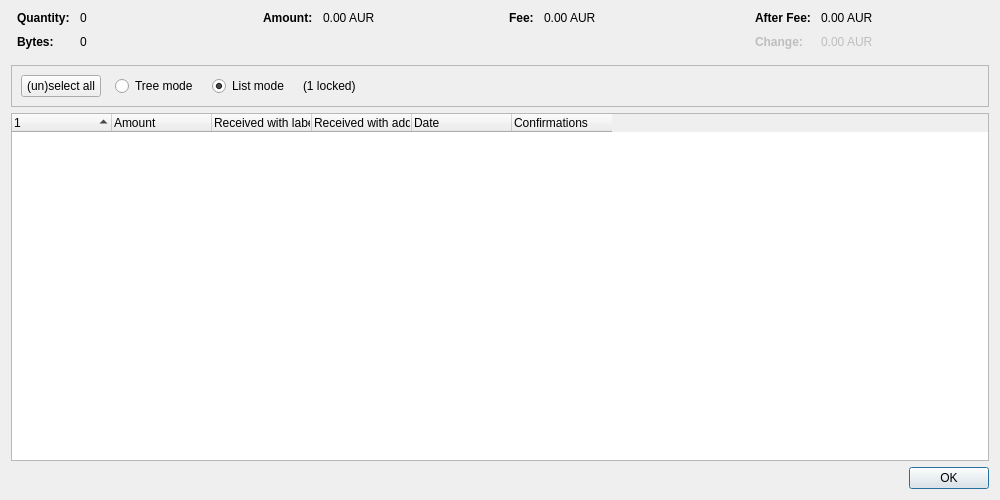
<?xml version="1.0" encoding="UTF-8"?>
<ui version="4.0">
 <class>CoinControlDialog</class>
 <widget class="QDialog" name="CoinControlDialog">
  <property name="geometry">
   <rect>
    <x>0</x>
    <y>0</y>
    <width>1000</width>
    <height>500</height>
   </rect>
  </property>
  <property name="windowTitle">
   <string>Coin Selection</string>
  </property>
  <layout class="QVBoxLayout" name="verticalLayout">
   <item>
    <layout class="QHBoxLayout" name="horizontalLayoutTop" stretch="0,0,0,0">
     <property name="topMargin">
      <number>0</number>
     </property>
     <property name="bottomMargin">
      <number>10</number>
     </property>
     <item>
      <layout class="QFormLayout" name="formLayoutCoinControl1">
       <property name="labelAlignment">
        <set>Qt::AlignLeft|Qt::AlignVCenter</set>
       </property>
       <property name="horizontalSpacing">
        <number>10</number>
       </property>
       <property name="verticalSpacing">
        <number>10</number>
       </property>
       <property name="leftMargin">
        <number>6</number>
       </property>
       <property name="rightMargin">
        <number>6</number>
       </property>
       <item row="0" column="0">
        <widget class="QLabel" name="labelCoinControlQuantityText">
         <property name="font">
          <font>
           <weight>75</weight>
           <bold>true</bold>
          </font>
         </property>
         <property name="text">
          <string>Quantity:</string>
         </property>
        </widget>
       </item>
       <item row="0" column="1">
        <widget class="QLabel" name="labelCoinControlQuantity">
         <property name="cursor">
          <cursorShape>IBeamCursor</cursorShape>
         </property>
         <property name="contextMenuPolicy">
          <enum>Qt::ActionsContextMenu</enum>
         </property>
         <property name="text">
          <string notr="true">0</string>
         </property>
         <property name="textInteractionFlags">
          <set>Qt::LinksAccessibleByMouse|Qt::TextSelectableByKeyboard|Qt::TextSelectableByMouse</set>
         </property>
        </widget>
       </item>
       <item row="1" column="0">
        <widget class="QLabel" name="labelCoinControlBytesText">
         <property name="font">
          <font>
           <weight>75</weight>
           <bold>true</bold>
          </font>
         </property>
         <property name="text">
          <string>Bytes:</string>
         </property>
        </widget>
       </item>
       <item row="1" column="1">
        <widget class="QLabel" name="labelCoinControlBytes">
         <property name="cursor">
          <cursorShape>IBeamCursor</cursorShape>
         </property>
         <property name="contextMenuPolicy">
          <enum>Qt::ActionsContextMenu</enum>
         </property>
         <property name="text">
          <string notr="true">0</string>
         </property>
         <property name="textInteractionFlags">
          <set>Qt::LinksAccessibleByMouse|Qt::TextSelectableByKeyboard|Qt::TextSelectableByMouse</set>
         </property>
        </widget>
       </item>
      </layout>
     </item>
     <item>
      <layout class="QFormLayout" name="formLayoutCoinControl2">
       <property name="horizontalSpacing">
        <number>10</number>
       </property>
       <property name="verticalSpacing">
        <number>10</number>
       </property>
       <property name="leftMargin">
        <number>6</number>
       </property>
       <property name="rightMargin">
        <number>6</number>
       </property>
       <item row="0" column="0">
        <widget class="QLabel" name="labelCoinControlAmountText">
         <property name="font">
          <font>
           <weight>75</weight>
           <bold>true</bold>
          </font>
         </property>
         <property name="text">
          <string>Amount:</string>
         </property>
        </widget>
       </item>
       <item row="0" column="1">
        <widget class="QLabel" name="labelCoinControlAmount">
         <property name="cursor">
          <cursorShape>IBeamCursor</cursorShape>
         </property>
         <property name="contextMenuPolicy">
          <enum>Qt::ActionsContextMenu</enum>
         </property>
         <property name="text">
          <string notr="true">0.00 AUR</string>
         </property>
         <property name="textInteractionFlags">
          <set>Qt::LinksAccessibleByMouse|Qt::TextSelectableByKeyboard|Qt::TextSelectableByMouse</set>
         </property>
        </widget>
       </item>
      </layout>
     </item>
     <item>
      <layout class="QFormLayout" name="formLayoutCoinControl3">
       <property name="horizontalSpacing">
        <number>10</number>
       </property>
       <property name="verticalSpacing">
        <number>10</number>
       </property>
       <property name="leftMargin">
        <number>6</number>
       </property>
       <property name="rightMargin">
        <number>6</number>
       </property>
       <item row="0" column="0">
        <widget class="QLabel" name="labelCoinControlFeeText">
         <property name="font">
          <font>
           <weight>75</weight>
           <bold>true</bold>
          </font>
         </property>
         <property name="text">
          <string>Fee:</string>
         </property>
        </widget>
       </item>
       <item row="0" column="1">
        <widget class="QLabel" name="labelCoinControlFee">
         <property name="cursor">
          <cursorShape>IBeamCursor</cursorShape>
         </property>
         <property name="contextMenuPolicy">
          <enum>Qt::ActionsContextMenu</enum>
         </property>
         <property name="text">
          <string notr="true">0.00 AUR</string>
         </property>
         <property name="textInteractionFlags">
          <set>Qt::LinksAccessibleByMouse|Qt::TextSelectableByKeyboard|Qt::TextSelectableByMouse</set>
         </property>
        </widget>
       </item>
      </layout>
     </item>
     <item>
      <layout class="QFormLayout" name="formLayoutCoinControl4">
       <property name="labelAlignment">
        <set>Qt::AlignLeft|Qt::AlignVCenter</set>
       </property>
       <property name="horizontalSpacing">
        <number>10</number>
       </property>
       <property name="verticalSpacing">
        <number>10</number>
       </property>
       <property name="leftMargin">
        <number>6</number>
       </property>
       <property name="rightMargin">
        <number>6</number>
       </property>
       <item row="0" column="0">
        <widget class="QLabel" name="labelCoinControlAfterFeeText">
         <property name="font">
          <font>
           <weight>75</weight>
           <bold>true</bold>
          </font>
         </property>
         <property name="text">
          <string>After Fee:</string>
         </property>
        </widget>
       </item>
       <item row="0" column="1">
        <widget class="QLabel" name="labelCoinControlAfterFee">
         <property name="cursor">
          <cursorShape>IBeamCursor</cursorShape>
         </property>
         <property name="contextMenuPolicy">
          <enum>Qt::ActionsContextMenu</enum>
         </property>
         <property name="text">
          <string notr="true">0.00 AUR</string>
         </property>
         <property name="textInteractionFlags">
          <set>Qt::LinksAccessibleByMouse|Qt::TextSelectableByKeyboard|Qt::TextSelectableByMouse</set>
         </property>
        </widget>
       </item>
       <item row="1" column="0">
        <widget class="QLabel" name="labelCoinControlChangeText">
         <property name="enabled">
          <bool>false</bool>
         </property>
         <property name="font">
          <font>
           <weight>75</weight>
           <bold>true</bold>
          </font>
         </property>
         <property name="text">
          <string>Change:</string>
         </property>
        </widget>
       </item>
       <item row="1" column="1">
        <widget class="QLabel" name="labelCoinControlChange">
         <property name="enabled">
          <bool>false</bool>
         </property>
         <property name="cursor">
          <cursorShape>IBeamCursor</cursorShape>
         </property>
         <property name="contextMenuPolicy">
          <enum>Qt::ActionsContextMenu</enum>
         </property>
         <property name="text">
          <string notr="true">0.00 AUR</string>
         </property>
         <property name="textInteractionFlags">
          <set>Qt::LinksAccessibleByMouse|Qt::TextSelectableByKeyboard|Qt::TextSelectableByMouse</set>
         </property>
        </widget>
       </item>
      </layout>
     </item>
    </layout>
   </item>
   <item>
    <widget class="QFrame" name="frame">
     <property name="minimumSize">
      <size>
       <width>0</width>
       <height>40</height>
      </size>
     </property>
     <property name="frameShape">
      <enum>QFrame::StyledPanel</enum>
     </property>
     <property name="frameShadow">
      <enum>QFrame::Sunken</enum>
     </property>
     <layout class="QHBoxLayout" name="horizontalLayout">
      <item>
       <layout class="QHBoxLayout" name="horizontalLayoutPanel" stretch="0,0,0,0,0">
        <property name="spacing">
         <number>14</number>
        </property>
        <item>
         <widget class="QPushButton" name="pushButtonSelectAll">
          <property name="sizePolicy">
           <sizepolicy hsizetype="Maximum" vsizetype="Fixed">
            <horstretch>0</horstretch>
            <verstretch>0</verstretch>
           </sizepolicy>
          </property>
          <property name="text">
           <string>(un)select all</string>
          </property>
          <property name="autoDefault">
           <bool>false</bool>
          </property>
         </widget>
        </item>
        <item>
         <widget class="QRadioButton" name="radioTreeMode">
          <property name="sizePolicy">
           <sizepolicy hsizetype="Maximum" vsizetype="Fixed">
            <horstretch>0</horstretch>
            <verstretch>0</verstretch>
           </sizepolicy>
          </property>
          <property name="text">
           <string>Tree mode</string>
          </property>
         </widget>
        </item>
        <item>
         <widget class="QRadioButton" name="radioListMode">
          <property name="sizePolicy">
           <sizepolicy hsizetype="Maximum" vsizetype="Fixed">
            <horstretch>0</horstretch>
            <verstretch>0</verstretch>
           </sizepolicy>
          </property>
          <property name="text">
           <string>List mode</string>
          </property>
          <property name="checked">
           <bool>true</bool>
          </property>
         </widget>
        </item>
        <item>
         <widget class="QLabel" name="labelLocked">
          <property name="text">
           <string notr="true">(1 locked)</string>
          </property>
         </widget>
        </item>
        <item>
         <spacer name="horizontalSpacer">
          <property name="orientation">
           <enum>Qt::Horizontal</enum>
          </property>
          <property name="sizeHint" stdset="0">
           <size>
            <width>40</width>
            <height>20</height>
           </size>
          </property>
         </spacer>
        </item>
       </layout>
      </item>
     </layout>
    </widget>
   </item>
   <item>
    <widget class="CoinControlTreeWidget" name="treeWidget">
     <property name="contextMenuPolicy">
      <enum>Qt::CustomContextMenu</enum>
     </property>
     <property name="sortingEnabled">
      <bool>false</bool>
     </property>
     <property name="columnCount">
      <number>6</number>
     </property>
     <attribute name="headerShowSortIndicator" stdset="0">
      <bool>true</bool>
     </attribute>
     <attribute name="headerStretchLastSection">
      <bool>false</bool>
     </attribute>
     <column>
      <property name="text">
       <string/>
      </property>
     </column>
     <column>
      <property name="text">
       <string>Amount</string>
      </property>
     </column>
     <column>
      <property name="text">
       <string>Received with label</string>
      </property>
     </column>
     <column>
      <property name="text">
       <string>Received with address</string>
      </property>
     </column>
     <column>
      <property name="text">
       <string>Date</string>
      </property>
     </column>
     <column>
      <property name="text">
       <string>Confirmations</string>
      </property>
      <property name="toolTip">
       <string>Confirmed</string>
      </property>
     </column>
     <column>
      <property name="text">
       <string/>
      </property>
     </column>
     <column>
      <property name="text">
       <string/>
      </property>
     </column>
     <column>
      <property name="text">
       <string/>
      </property>
     </column>
     <column>
      <property name="text">
       <string/>
      </property>
     </column>
    </widget>
   </item>
   <item>
    <widget class="QDialogButtonBox" name="buttonBox">
     <property name="orientation">
      <enum>Qt::Horizontal</enum>
     </property>
     <property name="standardButtons">
      <set>QDialogButtonBox::Ok</set>
     </property>
    </widget>
   </item>
  </layout>
 </widget>
 <customwidgets>
  <customwidget>
   <class>CoinControlTreeWidget</class>
   <extends>QTreeWidget</extends>
   <header>qt/coincontroltreewidget.h</header>
  </customwidget>
 </customwidgets>
 <resources/>
 <connections/>
</ui>
